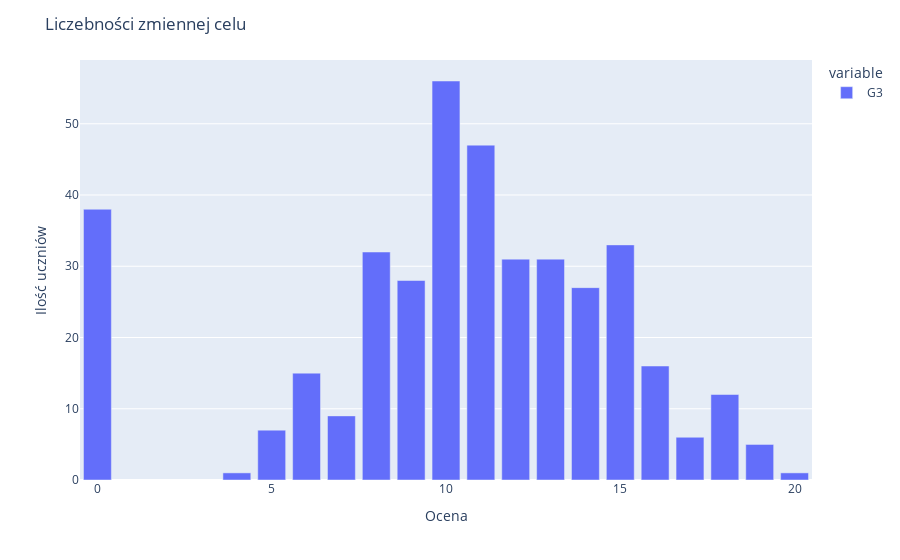

The notebook cell saved with this chart:
### Code cell
fig = px.bar(data['G3'].value_counts())

fig.update_layout(
    title="Liczebności zmiennej celu",
    xaxis_title="Ocena",
    yaxis_title="Ilość uczniów"
)
fig.show()

### Figure 1 — Plotly figure (JSON) as saved in the notebook; plotly's stock layout.template omitted (floating-point values rounded to 4 significant figures)
{"data": [{"alignmentgroup": "True", "hovertemplate": "variable=G3<br>index=%{x}<br>value=%{y}<extra></extra>", "legendgroup": "G3", "marker": {"color": "#636efa", "pattern": {"shape": ""}}, "name": "G3", "offsetgroup": "G3", "orientation": "v", "showlegend": true, "textposition": "auto", "type": "bar", "x": [10, 11, 0, 15, 8, 13, 12, 9, 14, 16, 6, 18, 7, 5, 17, 19, 20, 4], "xaxis": "x", "y": [56, 47, 38, 33, 32, 31, 31, 28, 27, 16, 15, 12, 9, 7, 6, 5, 1, 1], "yaxis": "y"}], "layout": {"barmode": "relative", "legend": {"title": {"text": "variable"}, "tracegroupgap": 0}, "margin": {"t": 60}, "title": {"text": "Liczebności zmiennej celu"}, "xaxis": {"anchor": "y", "domain": [0, 1], "title": {"text": "Ocena"}}, "yaxis": {"anchor": "x", "domain": [0, 1], "title": {"text": "Ilość uczniów"}}}}
